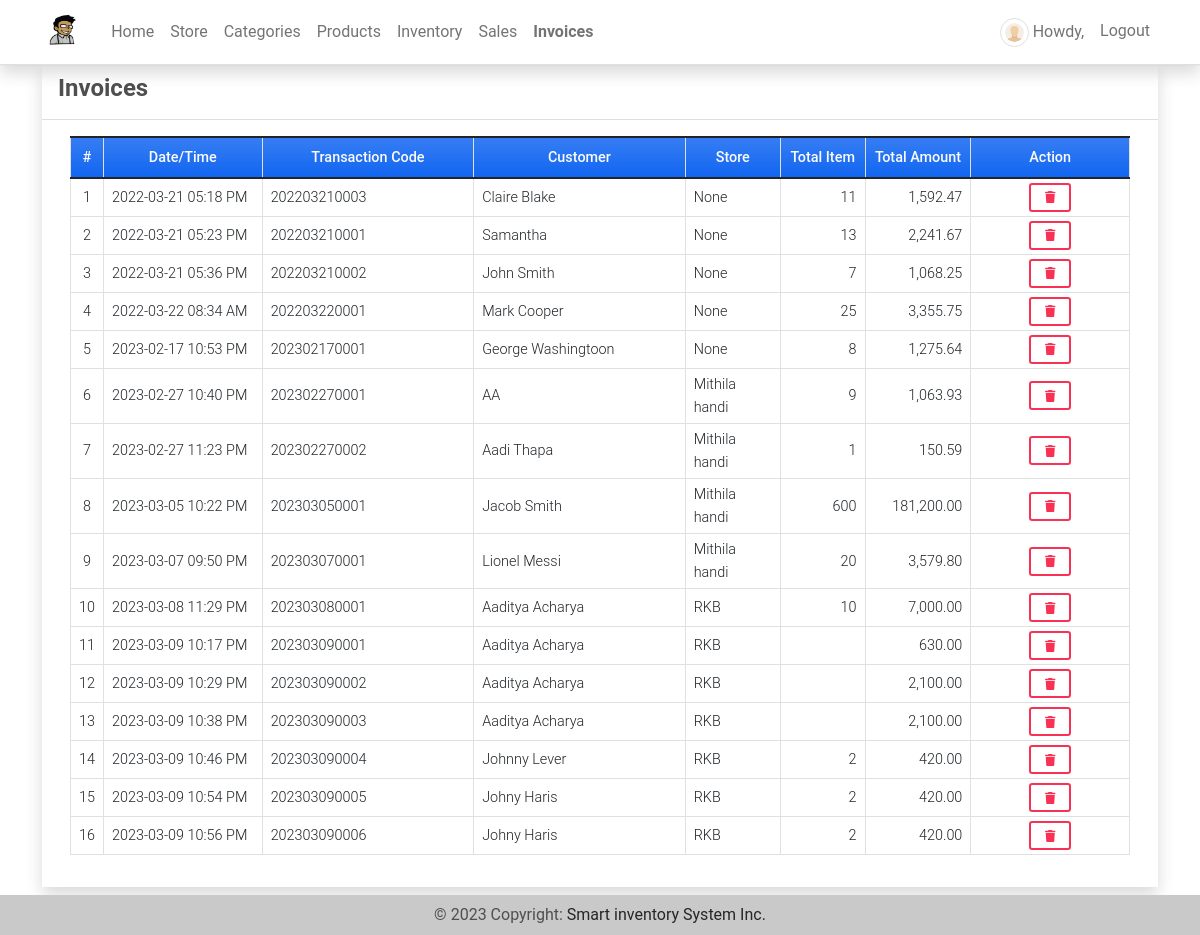
The page /invoices (signed in) on the database as committed earlier.
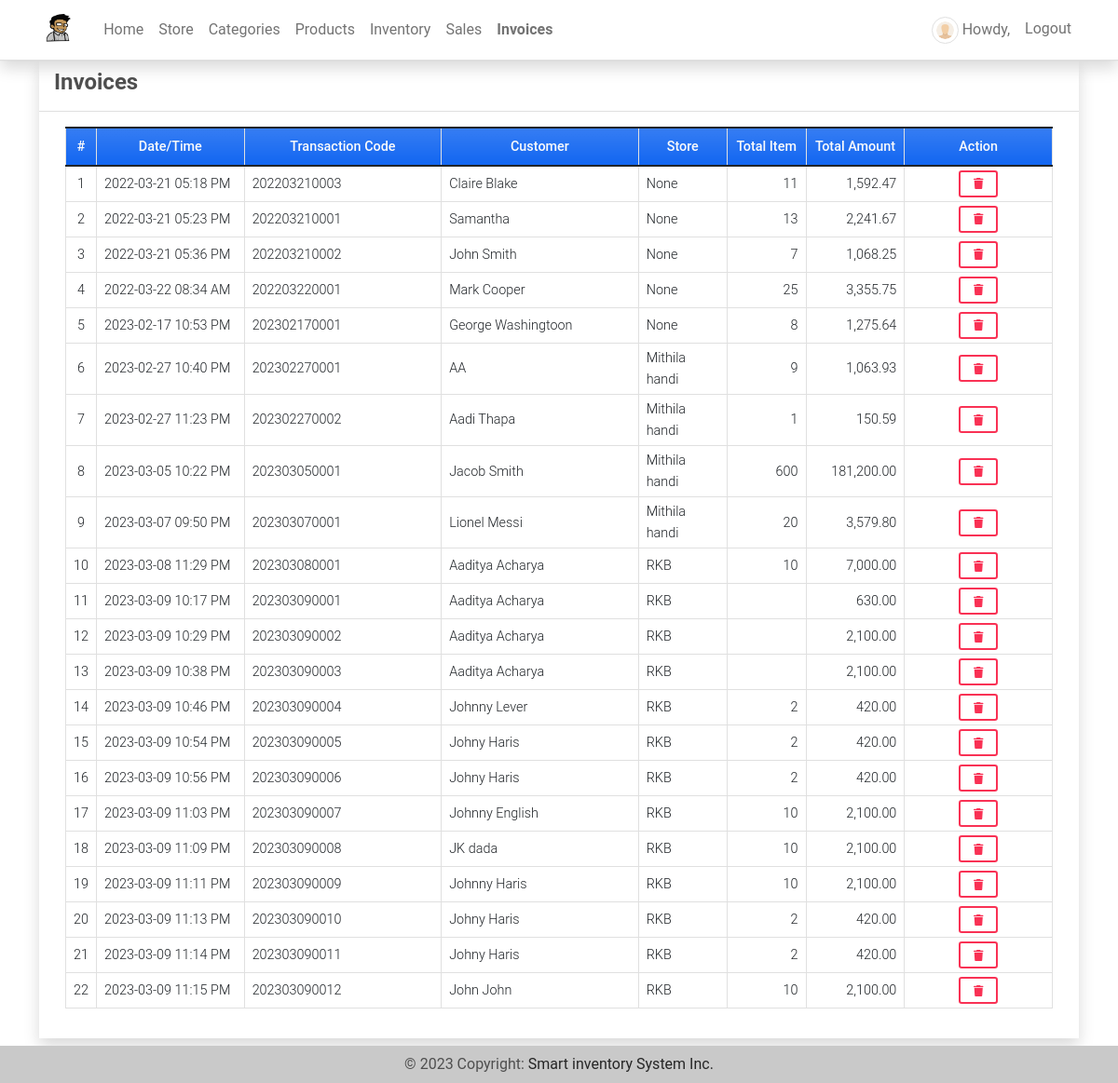
The same page on the database as committed later.
### imsApp/models.py (models this page shows, shortened)
class Invoice(models.Model):
    transaction = models.CharField(max_length = 250)
    customer = models.CharField(max_length = 250)
    total = models.FloatField(default= 0)
    store = models.ForeignKey(Store, on_delete=models.CASCADE,blank=True, null=True)
    date_created = models.DateTimeField(default=timezone.now)
    date_updated = models.DateTimeField(auto_now=True)
    def item_count(self):
        return Invoice_Item.objects.filter(invoice = self).aggregate(Sum('quantity'))['quantity__sum']

class Store(models.Model):
    name = models.CharField(max_length=250)
    address = models.TextField()
    category = models.ForeignKey(Category, on_delete=models.CASCADE)
    products = models.ManyToManyField(Product, through='StoreProduct')
    date_created = models.DateTimeField(default=timezone.now)
    date_updated = models.DateTimeField(auto_now=True)
    owner = models.OneToOneField(User, default=1,on_delete=models.CASCADE ,blank=True, null=True)
    def __str__(self):
        return self.name

### imsApp/auth.py (the view)
    def wrapper_function(request,*args,**kwargs):
        if request.user.is_superuser:
            return view_function(request,*args,**kwargs)
        else:
            return redirect('home-page')

### imsApp/auth.py (called while the page is built)
def admin_only(view_function):
    def wrapper_function(request,*args,**kwargs):
        if request.user.is_superuser:
            return view_function(request,*args,**kwargs)
        else:
            return redirect('home-page')
    return wrapper_function

### imsApp/views.py (called while the page is built)
@admin_only
@login_required
def invoices(request):
    invoice =  Invoice.objects.all()
    context['page_title'] = 'Invoices'
    context['invoices'] = invoice
    return render(request, 'invoices.html', context)

### imsApp/templates/invoices.html (shortened to what this page needs)
{% extends 'base.html' %} {% load humanize %} {% block pageContent %}
<div class="col-lg-12 col-md-12 col-sm-12 col-xs-12">
    <div class="card card-default rounded-0 shadow ">
        <div class="card-header">
            <div class="d-flex w-100 align-items-center justify-content-between">
                <h4 class="card-title fw-bold">Invoices</h4>
            </div>
        </div>
        <div class="card-body">
            <div class="container-fluid">
                <table class="table table-bordered" id="invoice-list">
                    <colgroup>
                        {% if request.user.is_superuser %}
                        <col width="3%">
                        <col width="15%">
                        <col width="20%">
                        <col width="20%">
                        <col width="9%">
                        <col width="8%">
                        <col width="10%">
                        <col width="15%">
                        {% endif %}
                    </colgroup>
                    <thead>
                        <tr class="bg-gradient bg-primary bg-opacity-50 text-light">
                            {% if request.user.is_superuser %}
                            <th class="px-2 py-2 text-center">#</th>
                            <th class="px-2 py-2 text-center">Date/Time</th>
                            <th class="px-2 py-2 text-center">Transaction Code</th>
                            <th class="px-2 py-2 text-center">Customer</th>
                            <th class="px-2 py-2 text-center">Store</th>
                            <th class="px-2 py-2 text-center">Total Item</th>
                            <th class="px-2 py-2 text-center">Total Amount</th>
                            <th class="px-2 py-2 text-center">Action</th>
                            {% endif %}
                        </tr>
                    </thead>
                    <tbody>
                        {% for invoice in invoices %}
                        <tr>
                            {% if request.user.is_superuser %}
                            <td class="px-2 py-1 align-middle text-center">{{ forloop.counter }}</td>
                            <td class="px-2 py-1 align-middle">{{ invoice.date_created|date:"Y-m-d h:i A" }}</td>
                            <td class="px-2 py-1 align-middle">{{ invoice.transaction }}</td>
                            <td class="px-2 py-1 align-middle">{{ invoice.customer }}</td>
                            <td class="px-2 py-1 align-middle">{{ invoice.store }}</td>
                            <td class="px-2 py-1 align-middle text-end">{{ invoice.item_count|floatformat:0|intcomma }}</td>
                            <td class="px-2 py-1 align-middle text-end">{{ invoice.total|floatformat:2|intcomma }}</td>
                            <td class="px-2 py-1 align-middle text-center">
                                <button class="btn btn-outline-danger btn-sm delete-data" type="button" data-id="{{ invoice.pk }}" title="Delete">
                                    <i class="fa fa-trash"></i>
                                </button>
                            </td>
                            {% endif %}
                        </tr>
                        {% endfor %}
                    </tbody>
                </table>
            </div>
        </div>
    </div>
</div>
{% endblock pageContent %}

### imsApp/templates/base.html (shortened to what this page needs)
{% load static %}
<!DOCTYPE html>
<html lang="en">
<head>
    <link rel="stylesheet" href="{% static 'assets/font-awesome/css/all.min.css' %}">
    <link rel="stylesheet" href="{% static 'assets/bootstrap/css/bootstrap.min.css' %}">
    <link rel="stylesheet" href="{% static 'assets/select2/dist/css/select2.min.css' %}">
    <link rel="stylesheet" href="{% static 'assets/mdb-blogtemplate/css/mdb.min.css' %}" />
    <link rel="stylesheet" href="{% static 'assets/DataTables/datatables.min.css' %}" />
    <link rel="stylesheet" href="{% static 'assets/default/css/style.css' %}">
    <link rel="stylesheet" href="https://cdnjs.cloudflare.com/ajax/libs/viewerjs/1.11.2/viewer.css" />
</head>
<body class="">
    {% block TopNavigation %} {% include "TopNavigation.html" %} {% endblock TopNavigation %}
    <main>
        <div class="container mb-5">
             {% block pageContent %} {% endblock pageContent %}
        </div>
    </main>
    <footer class="bg-light mt-2 text-lg-start">
        <div class="text-center p-3" style="background-color: rgba(0, 0, 0, 0.2);">
            © {% now 'Y' %} Copyright:
            <a class="text-dark" href="." target="_blank">Smart inventory System Inc.</a>
        </div>
    </footer>
</body>
</html>

### imsApp/templates/topNavigation.html (shortened to what this page needs)
{% load static %}
<header>
    <nav class="navbar navbar-expand-lg navbar-light bg-white fixed-top shadow border-bottom">
        <div class="container">
            <a class="navbar-brand" target="_blank" href="{% url 'home-page' %}">
                <img src="{{ MEDIA_URL }}/default/smartInv.jpg" height="16" alt="{{ MEDIA_URL }}" loading="lazy" style="margin-top: -3px;" />
            </a>
            <div class="collapse navbar-collapse" id="navbarExample01">
                <ul class="navbar-nav me-auto mb-2 mb-lg-0" id="topNav">
                    {% if user.id and user.is_superuser %}
                    <li class="nav-item">
                        <a class="nav-link" aria-current="page" href="{% url 'home-page' %}">Home</a>
                    </li>
                    <li class="nav-item">
                        <a class="nav-link" aria-current="page" href="{% url 'store-page' %}">Store</a>
                    </li>
                    <li class="nav-item">
                        <a class="nav-link" aria-current="page" href="{% url 'category-page' %}">Categories</a>
                    </li>
                    <li class="nav-item">
                        <a class="nav-link" aria-current="page" href="{% url 'product-page' %}">Products</a>
                    </li>
                    <li class="nav-item">
                        <a class="nav-link" aria-current="page" href="{% url 'inventory-page' %}">Inventory</a>
                    </li>
                    <li class="nav-item">
                        <a class="nav-link" aria-current="page" href="{% url 'sales-page' %}">Sales</a>
                    </li>
                    <li class="nav-item">
                        <a class="nav-link" aria-current="page" href="{% url 'invoice-page' %}">Invoices</a>
                    </li>
                    {% elif unassigned %}
                    <li class="home">
                        <a class="nav-link" aria-current="page" href="{% url 'home-page' %}">Home</a>
                    </li>
                    {% endif %}
                </ul>
                <ul class="navbar-nav d-flex flex-row">
                    {% if user.id %} {% if user.profile.user_type == 1 %} {% endif %}
                    <li class="nav-item me-3 me-lg-0">
                        <a class="nav-link" href="{% url 'profile' %}">
                            <span class="me-1"><img src="{{ MEDIA_URL }}/default/default-avatar.png" alt="User Avatar" id="user-avatar" class="img-thumbnail rounded-circle"></span>Howdy, {{ user.first_name }} {{user.last_name}}
                        </a>
                    </li>
                    <li class="nav-item me-3 me-lg-0">
                        <a class="nav-link" href="{% url 'logout' %}">Logout</a>
                    </li>
                    {% endif %}
                </ul>
            </div>
        </div>
    </nav>
</header>

### static/assets/default/css/style.css (style rules this page uses)
html, body { height: 100%; width: 100%; max-height: 100%; overflow: auto; display: flex; flex-direction: column; }
body>header { flex-shrink: auto; }
body>main { flex-shrink: auto; flex-grow: auto; overflow: auto; }
body>footer { flex-shrink: auto; position: absolute; bottom: 0; left: 0; width: calc(100%); }
#user-avatar { width: 1.8rem; height: 1.8rem; object-fit: scale-down; object-position: center center; }
.navbar-brand>img { height: 2em; }
.nav-item.active a.nav-link { font-weight: bolder !important; }

### imsApp/templates/base.html (style rules this page uses)
footer { position: relative; bottom: 0; width: 100%; height: 40px; line-height: 0.5; }

Rows that differ between the two databases and show on the page:
added Invoice: date_created "2023-03-09 11:03 PM", transaction "202303090007", customer "Johnny English", store "RKB", item_count "10", total "2,100.00"
added Invoice: date_created "2023-03-09 11:09 PM", transaction "202303090008", customer "JK dada", store "RKB", item_count "10", total "2,100.00"
added Invoice: date_created "2023-03-09 11:11 PM", transaction "202303090009", customer "Johnny Haris", store "RKB", item_count "10", total "2,100.00"
added Invoice: date_created "2023-03-09 11:13 PM", transaction "202303090010", customer "Johny Haris", store "RKB", item_count "2", total "420.00"
added Invoice: date_created "2023-03-09 11:14 PM", transaction "202303090011", customer "Johny Haris", store "RKB", item_count "2", total "420.00"
added Invoice: date_created "2023-03-09 11:15 PM", transaction "202303090012", customer "John John", store "RKB", item_count "10", total "2,100.00"
